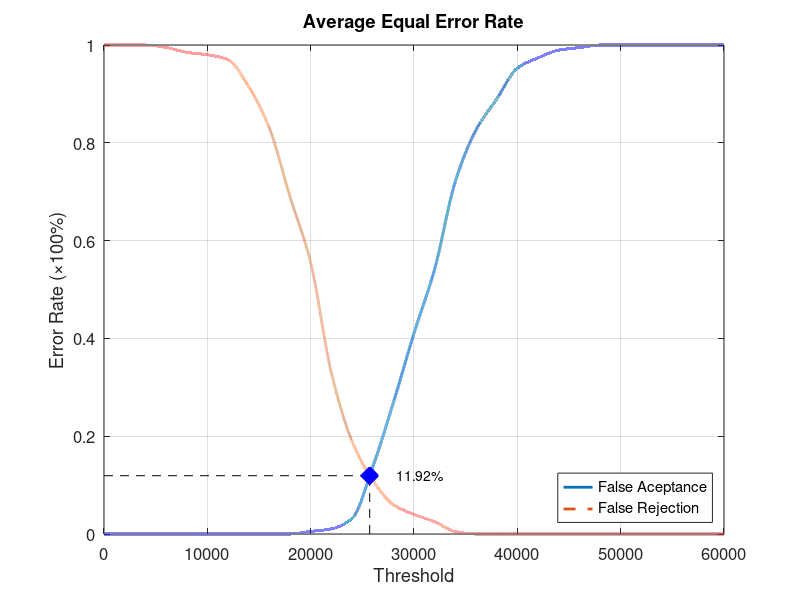
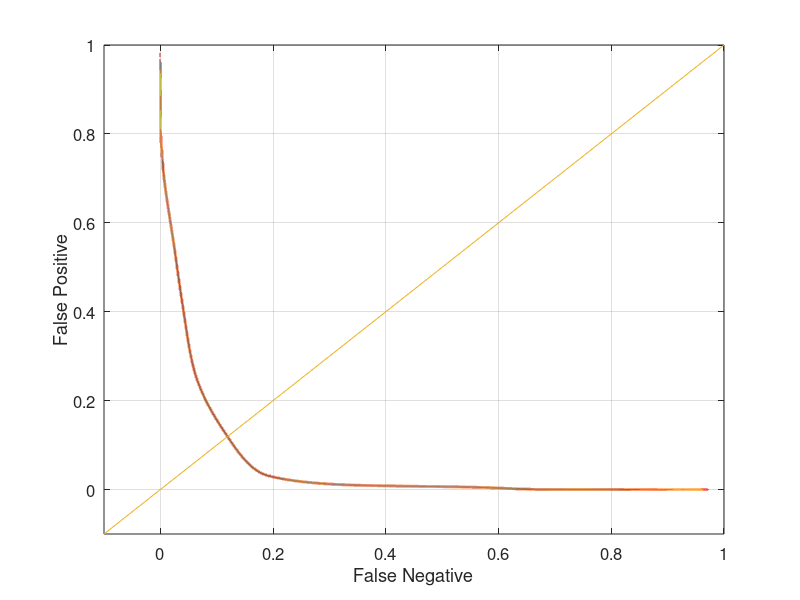

Recreate these plots in MATLAB, in order.
function yEER = Database1_4
close all;
clear;
clc;
x = 0:2000:60000;
xq = 0:0.5:60000;

y0 = [0 0 0 0 0 0 0 0 0 0 0.00526316 0.0105263 0.0315789 0.136842 0.268421 0.410526 0.542105 0.721053 0.826316 0.889474 0.952632 0.973684 0.989474 0.994737 1 1 1 1 1 1 1];
yy0 = interp1(x, y0, xq, 'pchip');
y1 = [1 1 1 0.995 0.985 0.98 0.97 0.915 0.83 0.69 0.555 0.33 0.19 0.11 0.06 0.04 0.025 0.005 0 0 0 0 0 0 0 0 0 0 0 0 0];
yy1 = interp1(x, y1, xq, 'pchip');

% Calculating EER: 
y2 = abs(y0 - y1);
find(y2 == min(y2))
yy2 = abs(yy0 - yy1);
xEER = find(yy2 == min(yy2));
xEERIndex = xq(xEER) % X-axis EER
yEER = yy0(xEER) % Y-axis EER

main = figure
plot(xq, yy0,'-','LineWidth', 2);	hold on
plot(xq, yy1,'--','LineWidth', 2);	hold on
plot([xEERIndex xEERIndex], [0 yEER], 'k--');	hold on
plot([0 xEERIndex], [yEER yEER], 'k--');	hold on
plot(xEERIndex, yEER, 'bx', 'LineWidth', 10);	hold on
text(xEERIndex + 10 * xEERIndex / 100, yEER, [num2str(round((10000 * yEER)) / 100) '%'])
legend('False Aceptance', 'False Rejection', 'Location', 'SouthEast')
xlabel('Threshold')
ylabel('Error Rate (\times100%)')
title('Average Equal Error Rate')
set(gca, 'FontSize', 12)
axis([0 60000 0 1])
grid on

print(main, 'Database1_4Main', '-dpng');
FNRxFPR = figure('Color', [1 1 1]);
plot(yy1, yy0, '-', yy1, yy0, 'LineWidth', 2);
hold on
y = -0.1:0.1:1
plot(y, y); 
set(gca, 'FontSize', 12)
xlabel('False Negative')
ylabel('False Positive')
axis([-0.1 1 -0.1 1])
set(gca, 'FontSize', 12)
grid on

print(FNRxFPR, 'Database1_4FNRxFPR','-dpng');
end
